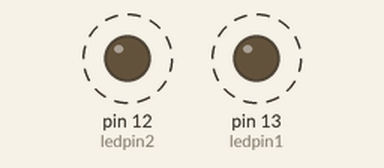
Recording of a sketch running on a simulated Arduino Uno, built with avr-gcc and run on an emulated ATmega328P. On the bench: output pins drawn as LEDs (lit = HIGH). Dashed ring = blinking.

Above: at 0.2 s.
Timing chart, 0 to 4.6 s (numbered marks = the images above):
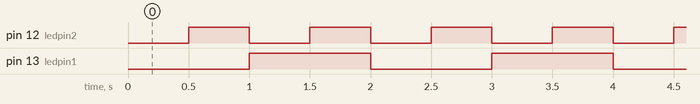

Measured:
- by itself, pin 12 (ledpin2): alternates HIGH for 0.50 s and LOW for 0.50 s
- by itself, pin 13 (ledpin1): alternates HIGH for 1.0 s and LOW for 1.0 s
- by itself, everything shown: repeats every 2.0 s, in 4 steps

The sketch:

toggle_leds.ino
```cpp
const int ledpin1=13;
const int ledpin2=12;

unsigned long previous_millis1=0;
unsigned long previous_millis2=0;

const unsigned long interval1 = 1000;
const unsigned long interval2 = 500;

int ledstate1= LOW;
int ledstate2= LOW;

void setup(){

  pinMode(ledpin1,OUTPUT);
  pinMode(ledpin2,OUTPUT);
}
void loop(){

  unsigned long current_millis= millis();

  if(current_millis - previous_millis1>=interval1){

    if(ledstate1 == LOW){
      ledstate1 = HIGH;
    }
    else {
      ledstate1 = LOW;
    }

    previous_millis1= current_millis;
    digitalWrite(ledpin1,ledstate1);
    }

    if(current_millis - previous_millis2>=interval2){


    if(ledstate2 == LOW){
      ledstate2 = HIGH;
    }
    else {
      ledstate2 = LOW;
    }

    previous_millis2= current_millis;


    digitalWrite(ledpin2,ledstate2);
    }

  }
```
